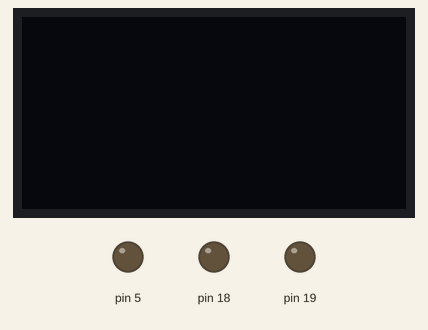
This sketch was run on a simulated Arduino Uno, built with avr-gcc and run on an emulated ATmega328P. Parts: 128×64 one-colour display, output pins drawn as LEDs (lit = HIGH).

Above: at 0.5 s.
At 1.5 s:
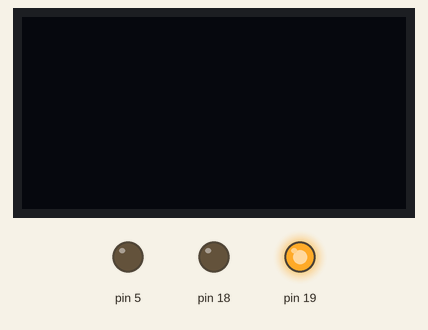
At 3.5 s:
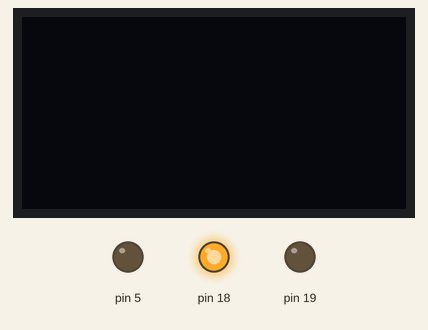
At 5.5 s:
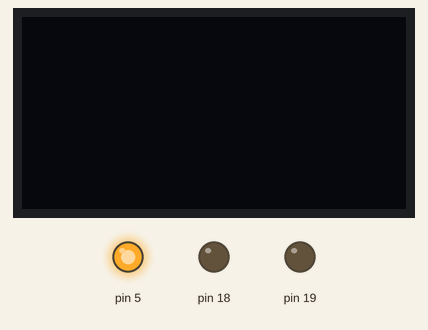
Timing chart, 0 to 7.8 s (numbered marks = the images above):
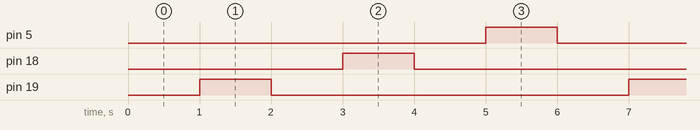

The sketch:

NodeMCU32S_LED.ino
```cpp
#include <Wire.h>  // Only needed for Arduino 1.6.5 and earlier
#include <SH1106Wire.h> //alis for `#include "SH1106Wire.h"`

// Initialize the OLED display using Wire library
SH1106Wire display(0x3c, 21, 22); // SDA SCL

void setup() {
  //Serial.begin(9600);
  display.init();
  display.flipScreenVertically();
  display.setFont(ArialMT_Plain_24);//24 16 8
  display.setTextAlignment(TEXT_ALIGN_LEFT);
  //pinMode(16, OUTPUT);
  pinMode(19, OUTPUT);
  pinMode(18, OUTPUT);
  pinMode(5, OUTPUT);
}

void loop() {
  /*display.clear(); // clearing the display
  display.drawString(0, 0, "Hello world");
  display.drawString(0, 24, "Hola");
  display.display();*/
  /*delay(1000);
  digitalWrite(16, HIGH);
  delay(1000);
  digitalWrite(16, LOW);*/
  delay(1000);
  digitalWrite(19, HIGH);
  delay(1000);
  digitalWrite(19, LOW);
  delay(1000);
  digitalWrite(18, HIGH);
  delay(1000);
  digitalWrite(18, LOW);
  delay(1000);
  digitalWrite(5, HIGH);
  delay(1000);
  digitalWrite(5, LOW);
}
```

Measured:
- by itself, pin 5, pin 18, pin 19: alternates HIGH for 1.0 s and LOW for 5.0 s
- by itself, everything shown: repeats every 6.0 s, in 6 steps
